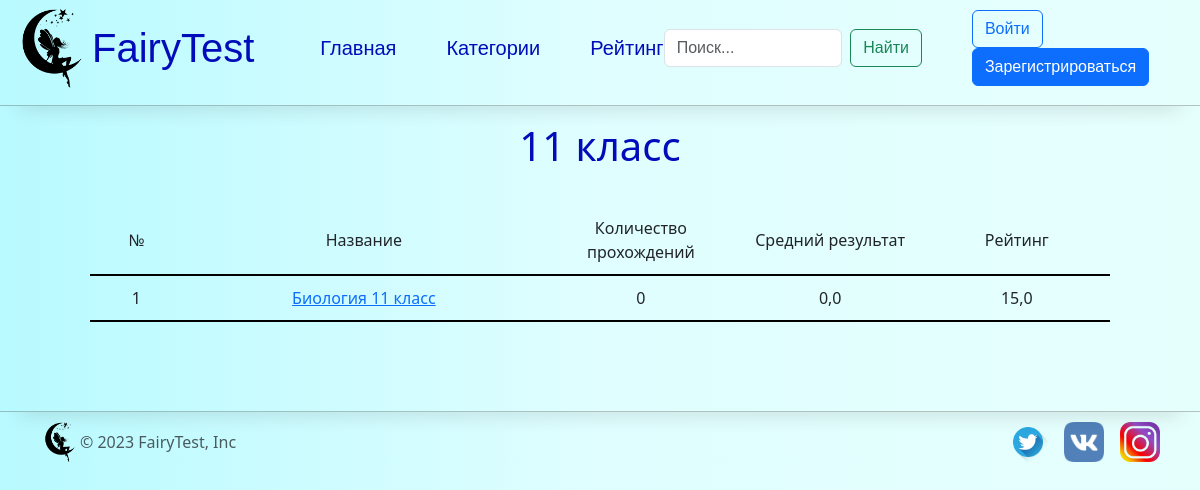
Screenshot of /category/11 класс with the database file from the repository.
### tests/models.py (models this page shows)
class Categories(models.Model):
    name=models.CharField(max_length=255, unique=True)

class Tests(models.Model):
    name = models.CharField(max_length=255)
    slug = models.SlugField(max_length=255, unique=True, db_index=True, verbose_name="URL")
    private=models.BooleanField(default=False)
    password = models.CharField(null=True, max_length=20)
    rating=models.FloatField(default=0)
    average_result=models.FloatField(default=0)
    number_of_passes=models.IntegerField(default=0)
    time_control=models.IntegerField()
    author=models.ForeignKey('main.CustomUser', on_delete=models.PROTECT)
    categories=models.ManyToManyField('Categories')
    time_create=models.DateTimeField(auto_now_add=True)
    time_update=models.DateTimeField(auto_now=True)

### tests/views.py (the view)
# urls.py: path('category/<str:name>', views.CategoryPage.as_view(), name='category'),
class CategoryPage(ListView):
    model = Tests
    template_name = 'tests/category.html'
    def get_queryset(self):
        return Tests.objects.filter(categories=Categories.objects.get(name=self.kwargs['name'])).order_by('-rating')
    def get_context_data(self, **kwargs):
        context = super().get_context_data(**kwargs)
        context['title'] = self.kwargs['name']
        return context

### tests/templates/tests/category.html (shortened to what this page needs)
{% extends "main/frame.html" %}
{% load static %}
{% block content %}
<head>
</head>
<body>
  {% if object_list %}
  <div class="heading text-center mb">{{ title|capfirst }}</div>
  <table class="text-center" cellpadding="10">
    <tr class="text-center">
        <td class="pop"></td>
        <td class="pop lowborder">
            №
        </td>
        <td class="lowborder" style="width:400px">
            Название
        </td>
        <td class="lowborder" style="width:200px">
            Количество прохождений
        </td>
        <td class="lowborder" style="width:200px">
            Средний результат
        </td>
        <td class="lowborder" style="width:200px">
            Рейтинг
        </td>
        <td class="pop"></td>
    </tr>
    {% for test in object_list %}
        <tr >
            <td class="pop"></td>
            <td class="pop lowborder">
                {{ forloop.counter }}
            </td>
            <td class="lowborder" style="width:400px">
               <a href="{% url 'testinfo' test.name %}">{{test.name}}</a>
            </td>
            <td class="lowborder" style="width:200px">
                {{ test.number_of_passes }}
            </td>
            <td class="lowborder" style="width:200px">
                {{test.average_result}}
            </td>
            <td class="lowborder" style="width:200px">
                {{test.rating}}
            </td>
            <td class="pop"></td>
        </tr>
    {% endfor %}
    {% else %}
    <div class="text-center success">Тут пока нет тестов</div>
    <p style="text-align: center;"><img src = "{% static 'main/img/404.png' %}" width="55%"></p>
    {% endif %}
</table>
</body>
{% endblock %}

### main/static/main/css/style.css (style rules this page uses)
body { background-attachment: fixed; background: -webkit-linear-gradient(90deg, #b8faff,#e0feff,#e5fffd); background: linear-gradient(90deg, #b8faff,#e0feff,#e5fffd); }
.heading { font-size: 40px; color: rgb(0, 12, 185); padding-top: var(--bs-navbar-brand-padding-y); padding-bottom: var(--bs-navbar-brand-padding-y); margin-right: var(--bs-navbar-brand-margin-end); text-decoration: none; white-space: nowrap; }
.pop { width: 100px; }
.lowborder { border-bottom: 2px solid rgb(0, 0, 0); }
.mb { margin-bottom: 30px; }

### rows the page displays
Categories: name "11 класс"
Tests: name "Биология 11 класс", number_of_passes "0", average_result "0,0", rating "15,0"
